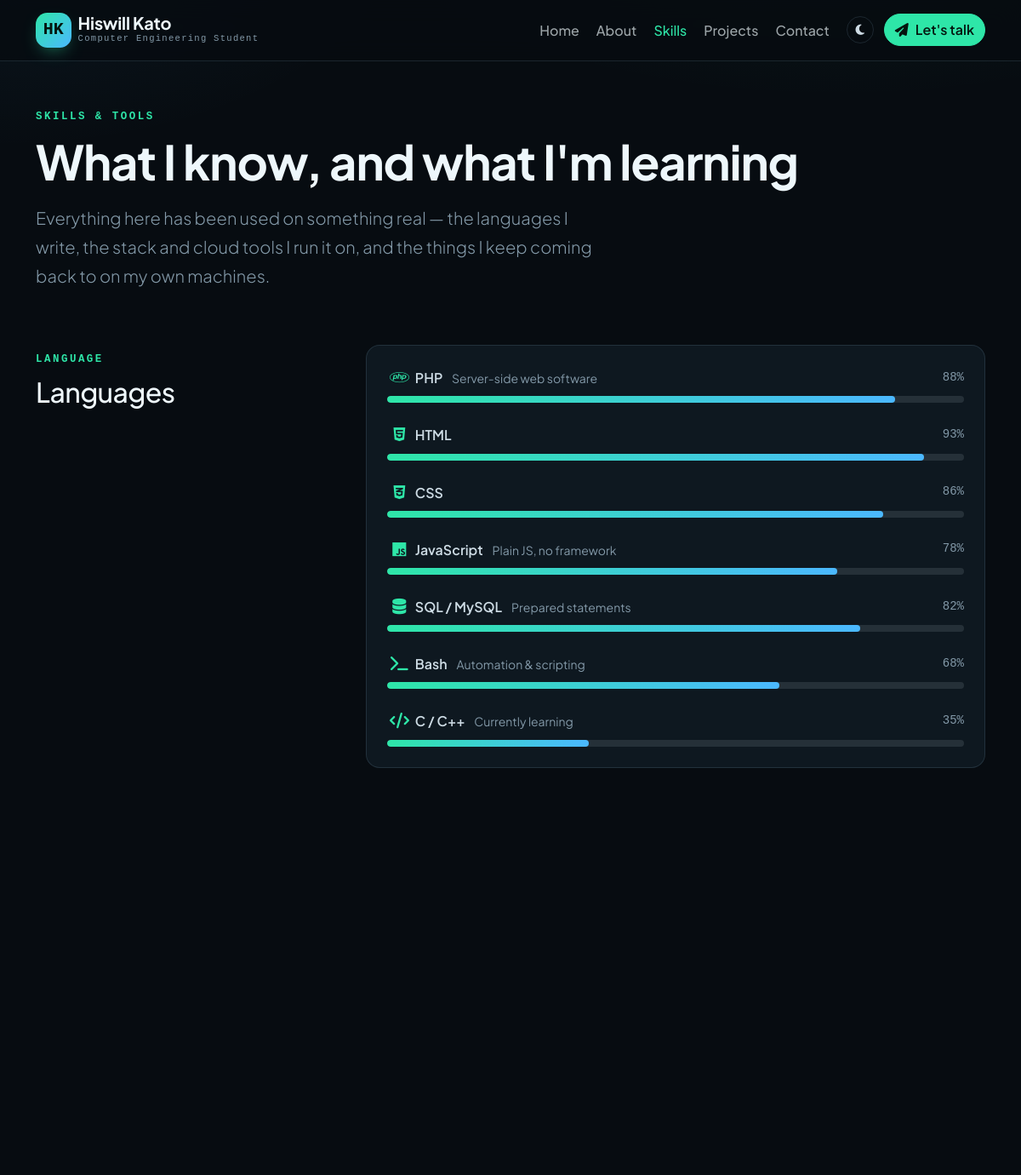
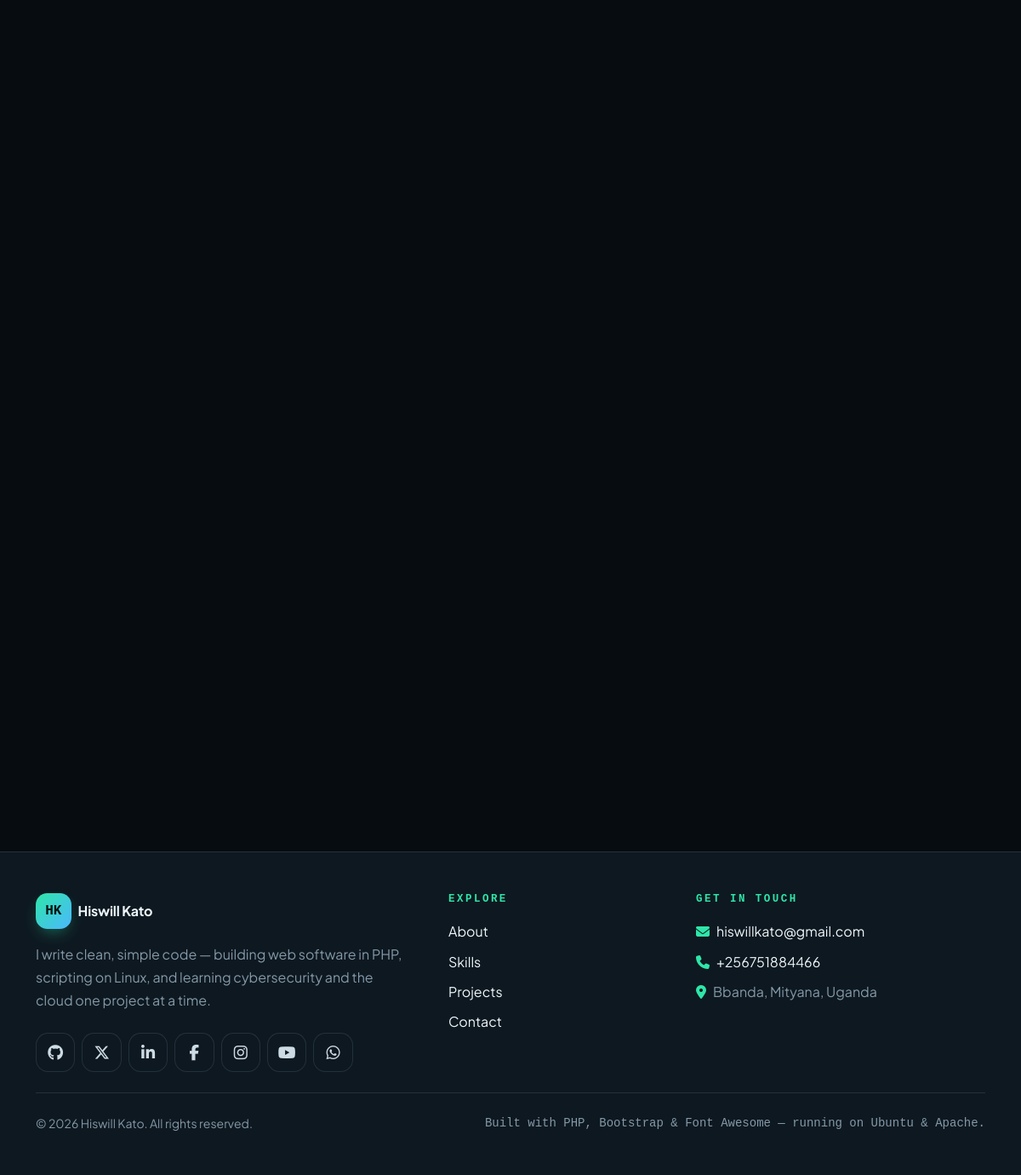
The page /skills.php on the database its author committed (2 pictures, top to bottom).
### tables this page shows
CREATE TABLE profile (
  id        INT UNSIGNED NOT NULL AUTO_INCREMENT,
  name      VARCHAR(80)  NOT NULL,
  alias     VARCHAR(40)  NOT NULL DEFAULT '',
  title     VARCHAR(120) NOT NULL,
  tagline   VARCHAR(200) NOT NULL DEFAULT '',
  bio       TEXT         NOT NULL,
  about     MEDIUMTEXT   NOT NULL,
  location  VARCHAR(120) NOT NULL DEFAULT '',
  campus    VARCHAR(160) NOT NULL DEFAULT '',
  degree    VARCHAR(160) NOT NULL DEFAULT '',
  email     VARCHAR(160) NOT NULL DEFAULT '',
  phone     VARCHAR(40)  NOT NULL DEFAULT '',
  avatar    VARCHAR(200) NOT NULL DEFAULT '',
  resume    VARCHAR(200) NOT NULL DEFAULT '',
  available TINYINT(1)   NOT NULL DEFAULT 1,
  updated   TIMESTAMP    NOT NULL DEFAULT CURRENT_TIMESTAMP ON UPDATE CURRENT_TIMESTAMP,
  PRIMARY KEY (id)
);

CREATE TABLE skills (
  id       INT UNSIGNED NOT NULL AUTO_INCREMENT,
  name     VARCHAR(80)  NOT NULL,
  category ENUM('language','stack','interest','practice') NOT NULL DEFAULT 'language',
  level    TINYINT UNSIGNED NOT NULL DEFAULT 0,
  icon     VARCHAR(60)  NOT NULL DEFAULT '',
  note     VARCHAR(200) NOT NULL DEFAULT '',
  sort     INT UNSIGNED NOT NULL DEFAULT 0,
  shown    TINYINT(1)   NOT NULL DEFAULT 1,
  PRIMARY KEY (id)
);

CREATE TABLE socials (
  id     INT UNSIGNED NOT NULL AUTO_INCREMENT,
  name   VARCHAR(40)  NOT NULL,
  handle VARCHAR(80)  NOT NULL,
  url    VARCHAR(255) NOT NULL DEFAULT '',
  icon   VARCHAR(60)  NOT NULL DEFAULT '',
  color  VARCHAR(20)  NOT NULL DEFAULT '',
  sort   INT UNSIGNED NOT NULL DEFAULT 0,
  shown  TINYINT(1)   NOT NULL DEFAULT 1,
  PRIMARY KEY (id)
);

### app/db.php (called while the page is built, shortened)
<?php
function db(): mysqli
{
    static $conn = null;
    if ($conn === null) {
        try {
            $conn = new mysqli(DB_HOST, DB_USER, DB_PASS, DB_NAME);
            $conn->set_charset('utf8mb4');
        } catch (mysqli_sql_exception $problem) {
            http_response_code(503);
            $detail = SHOW_ERRORS ? '<p><code>' . htmlspecialchars($problem->getMessage()) . '</code></p>' : '';
            exit('<!doctype html><meta charset="utf-8"><title>Database unavailable</title>'
                . '<div style="font:16px/1.6 system-ui;max-width:36rem;margin:14vh auto;padding:0 1.5rem">'
                . '<h1 style="font-size:1.4rem">The database is not reachable.</h1>'
                . $detail
                . '<p>Check the <code>DB_*</code> values in <code>app/config.php</code> and that MariaDB is running.</p>'
                . '</div>');
        }
    }
    return $conn;
}
function query(string $sql, array $args = []): mysqli_stmt
{
    $statement = db()->prepare($sql);
    $statement->execute();
    return $statement;
}
function one(string $sql, array $args = []): ?array
{
    $row = query($sql, $args)->get_result()->fetch_assoc();
    return $row ?: null;
}
function all(string $sql, array $args = []): array
{
    return query($sql, $args)->get_result()->fetch_all(MYSQLI_ASSOC);
}

### app/data.php (called while the page is built, shortened)
<?php
function me(): array
{
    static $me = null;
    if ($me === null) {
        $me = one('SELECT * FROM profile ORDER BY id LIMIT 1') ?? [];
    }
    return $me;
}
function socials(): array
{
    return all('SELECT * FROM socials WHERE shown = 1 ORDER BY sort, id');
}
function skills(): array
{
    return all('SELECT * FROM skills WHERE shown = 1 ORDER BY sort, id');
}
function pick(array $rows, string $category): array
{
    return array_values(array_filter($rows, static fn (array $row): bool => $row['category'] === $category));
}
function categories(): array
{
    return [
        'language' => 'Languages',
        'stack' => 'Tools & Platforms',
        'interest' => 'Interests',
        'practice' => 'Hands-on Skills',
    ];
}
function settings(): array
{
    return [
        'levels'      => ['Skill levels', 'Show the % and progress bars next to every skill.', true],
        'maintenance' => ['Maintenance mode', 'Visitors see a maintenance page; you can still sign in here.', false],
    ];
}
function flag(string $key): bool
{
    static $flags = null;
    if ($flags === null) {
        $flags = [];
    }
    return $flags[$key] ?? (settings()[$key][2] ?? false);
}

### skills.php (the view, shortened to what this page needs)
<?php
require __DIR__ . '/app/init.php';
$section     = 'skills';
$all         = skills();
require __DIR__ . '/app/parts/header.php';
?>
<section class="container py-5">
    <span class="eyebrow">Skills &amp; tools</span>
    <h1 class="display-4 mt-2 mb-3">What I know, and what I'm learning</h1>
    <p class="lead" style="max-width: 42rem">
        Everything here has been used on something real — the languages I write,
        the stack and cloud tools I run it on, and the things I keep coming back
        to on my own machines.
    </p>
</section>
<?php
$barred = flag('levels') ? ['language', 'stack'] : [];
foreach (categories() as $key => $heading):
    $rows = pick($all, $key);
?>
    <section class="container pb-5">
        <div class="row g-4 g-lg-5">
            <div class="col-lg-4 reveal">
                <span class="eyebrow"><?= e($key) ?></span>
                <h2 class="h2 mt-2"><?= e($heading) ?></h2>
            </div>
            <div class="col-lg-8 reveal">
                <?php if (in_array($key, $barred, true)): ?>
                    <div class="tile p-4 d-grid gap-4">
                        <?php foreach ($rows as $skill): ?>
                            <div>
                                <div class="d-flex justify-content-between align-items-center mb-2">
                                    <span class="fw-semibold">
                                        <i class="<?= e($skill['icon']) ?> skill-icon me-1"></i><?= e($skill['name']) ?>
                                        <?php if ($skill['note'] !== ''): ?>
                                            <span class="small text-body-secondary fw-normal ms-2"><?= e($skill['note']) ?></span>
                                        <?php endif; ?>
                                    </span>
                                    <span class="mono small text-body-secondary"><?= (int) $skill['level'] ?>%</span>
                                </div>
                                <div class="meter"><span style="width: <?= (int) $skill['level'] ?>%"></span></div>
                            </div>
                        <?php endforeach; ?>
                    </div>
                <?php endif; ?>
            </div>
        </div>
    </section>
<?php endforeach; ?>
<section class="container pb-5">
</section>
<?php require __DIR__ . '/app/parts/footer.php'; ?>

### app/parts/header.php (shortened to what this page needs)
<?php
$me     = me();
$active = $section ?? '';
$about = $me['tagline'] ?? ('The personal website of ' . OWNER);
$nav = [
    'home'     => ['Home', ''],
    'about'    => ['About', 'about'],
    'skills'   => ['Skills', 'skills'],
    'projects' => ['Projects', 'projects'],
    'contact'  => ['Contact', 'contact'],
];
?>
<!doctype html>
<html lang="en" data-theme="dark" data-bs-theme="dark">
<head>
<link rel="stylesheet" href="<?= asset('css/bootstrap.min.css') ?>">
<link rel="stylesheet" href="<?= asset('css/all.min.css') ?>">
<link rel="stylesheet" href="<?= asset('css/style.css') ?>">
<?php
$place = array_values(array_filter(array_map('trim', explode(',', (string) ($me['location'] ?? '')))));
$card = array_filter([
    '@context'      => 'https://schema.org',
    '@type'         => 'Person',
    'name'          => $me['name'] ?? OWNER,
    'alternateName' => ALIAS,
    'url'           => url(),
    'jobTitle'      => $me['title'] ?? '',
    'description'   => $about,
    'email'         => 'mailto:' . ($me['email'] ?? EMAIL),
    'alumniOf'      => ($me['campus'] ?? '') === '' ? null : ['@type' => 'CollegeOrUniversity', 'name' => $me['campus']],
    'address'       => $place === [] ? null : array_filter([
        '@type'           => 'PostalAddress',
        'addressLocality' => $place[0] ?? null,
        'addressRegion'   => $place[1] ?? null,
        'addressCountry'  => $place[2] ?? 'UG',
    ]),
    'sameAs'        => array_values(array_filter(array_column(socials(), 'url'))),
]);
?>
</head>
<body>
<header class="site-header">
    <nav class="navbar navbar-expand-lg" aria-label="Main">
        <div class="container">
            <a class="navbar-brand d-flex align-items-center gap-2" href="<?= url() ?>">
                <span class="brand-mark"><?= e(initials($me['name'] ?? OWNER)) ?></span>
                <span class="d-flex flex-column">
                    <span class="brand-name"><?= e($me['name'] ?? OWNER) ?></span>
                    <span class="brand-tagline d-none d-sm-block"><?= e($me['title'] ?? '') ?></span>
                </span>
            </a>
            <?= themeToggle('d-lg-none ms-auto') ?>
            <div class="collapse navbar-collapse" id="navmenu">
                <ul class="navbar-nav ms-auto align-items-lg-center gap-lg-1 mt-3 mt-lg-0">
                    <?php foreach ($nav as $key => [$text, $path]): ?>
                        <li class="nav-item">
                            <a class="nav-link<?= $active === $key ? ' active' : '' ?>"
                               <?= $active === $key ? 'aria-current="page"' : '' ?>
                               href="<?= url($path) ?>"><?= e($text) ?></a>
                        </li>
                    <?php endforeach; ?>
                    <li class="nav-item d-none d-lg-block ms-lg-2">
                        <?= themeToggle('btn-sm') ?>
                    </li>
                    <li class="nav-item mt-2 mt-lg-0 ms-lg-2">
                        <a class="btn btn-primary" href="<?= url('contact') ?>">
                            <?= icon('fa-solid fa-paper-plane') ?> Let's talk
                        </a>
                    </li>
                </ul>
            </div>
        </div>
    </nav>
</header>
<main id="main">

### app/functions.php (shortened to what this page needs)
<?php
function e(mixed $value): string
{
    return htmlspecialchars((string) $value, ENT_QUOTES, 'UTF-8');
}
function url(string $path = ''): string
{
    if (BASE_URL !== '') {
        $base = rtrim(BASE_URL, '/');
    } else {
        $scheme = (($_SERVER['HTTPS'] ?? '') === 'on') ? 'https' : 'http';
        $base = $scheme . '://' . ($_SERVER['HTTP_HOST'] ?? 'localhost');
    }
    return $path === '' ? $base : $base . '/' . ltrim($path, '/');
}
function asset(string $path): string
{
    return url('assets/' . ltrim($path, '/'));
}
function initials(string $name): string
{
    $parts = preg_split('/\s+/', trim($name)) ?: [];
    $letters = array_map(static fn (string $word): string => mb_strtoupper(mb_substr($word, 0, 1)), $parts);
    return implode('', array_slice($letters, 0, 2));
}
function icon(string $classes): string
{
    return '<i class="' . e($classes) . '" aria-hidden="true"></i>';
}
function themeToggle(string $extra = ''): string
{
    $extra = $extra === '' ? '' : ' ' . $extra;
    return '<button type="button" class="btn btn-ghost rounded-circle theme-toggle' . $extra
        . '" aria-label="Switch theme">'
        . icon('fa-solid fa-moon') . icon('fa-solid fa-sun') . '</button>';
}

### app/parts/footer.php (shortened to what this page needs)
<?php
$me      = me();
$socials = socials();
?>
</main>
<footer class="site-footer mt-5">
    <div class="container py-5">
        <div class="row g-4 g-lg-5">
            <div class="col-lg-5">
                <a class="navbar-brand d-inline-flex align-items-center gap-2 mb-3" href="<?= url() ?>">
                    <span class="brand-mark"><?= e(initials($me['name'] ?? OWNER)) ?></span>
                    <span class="brand-name"><?= e($me['name'] ?? OWNER) ?></span>
                </a>
                <p class="text-body-secondary mb-4" style="max-width: 30rem">
                    <?= e($me['tagline'] ?? '') ?>
                </p>
                <?php if ($socials !== []): ?>
                    <div class="d-flex flex-wrap gap-2">
                        <?php foreach ($socials as $item): ?>
                            <a class="social" href="<?= e($item['url'] ?: url('contact')) ?>"
                               <?= $item['url'] !== '' ? 'target="_blank" rel="noopener"' : '' ?>
                               style="--brand: <?= e($item['color'] ?: 'var(--bs-primary)') ?>"
                               title="<?= e($item['name']) ?>" aria-label="<?= e($item['name']) ?>">
                                <?= icon($item['icon']) ?>
                            </a>
                        <?php endforeach; ?>
                    </div>
                <?php endif; ?>
            </div>
            <div class="col-6 col-lg-3">
                <h6 class="eyebrow mb-3">Explore</h6>
                <ul class="list-unstyled d-grid gap-2 mb-0">
                    <li><a class="link-body-emphasis text-decoration-none" href="<?= url('about') ?>">About</a></li>
                    <li><a class="link-body-emphasis text-decoration-none" href="<?= url('skills') ?>">Skills</a></li>
                    <li><a class="link-body-emphasis text-decoration-none" href="<?= url('projects') ?>">Projects</a></li>
                    <li><a class="link-body-emphasis text-decoration-none" href="<?= url('contact') ?>">Contact</a></li>
                </ul>
            </div>
            <div class="col-6 col-lg-4">
                <h6 class="eyebrow mb-3">Get in touch</h6>
                <ul class="list-unstyled d-grid gap-2 mb-0">
                    <li>
                        <a class="link-body-emphasis text-decoration-none text-break" href="mailto:<?= e($me['email'] ?? EMAIL) ?>">
                            <?= icon('fa-solid fa-envelope me-2 text-primary') ?><?= e($me['email'] ?? EMAIL) ?>
                        </a>
                    </li>
                    <li>
                        <a class="link-body-emphasis text-decoration-none text-break" href="tel:<?= e(preg_replace('/\s+/', '', $me['phone'] ?? '')) ?>">
                            <?= icon('fa-solid fa-phone me-2 text-primary') ?><?= e($me['phone'] ?? '') ?>
                        </a>
                    </li>
                    <li class="text-body-secondary">
                        <?= icon('fa-solid fa-location-dot me-2 text-primary') ?><?= e($me['location'] ?? '') ?>
                    </li>
                </ul>
            </div>
        </div>
        <hr class="my-4">
        <div class="d-flex flex-column flex-sm-row justify-content-between align-items-center gap-2 small text-body-secondary">
            <span>&copy; <span data-year><?= date('Y') ?></span> <?= e($me['name'] ?? OWNER) ?>. All rights reserved.</span>
            <span class="mono">Built with PHP, Bootstrap &amp; Font Awesome — running on Ubuntu &amp; Apache.</span>
        </div>
    </div>
</footer>
</body>
</html>

### rows shown on the page
profile: name "HK", name "Hiswill Kato", title "Computer Engineering Student", tagline "I write clean, simple code — building web software in PHP, scripting on Linux, and learning cybersecurity and the cloud one project at a time.", email "hiswillkato@gmail.com", phone "+256751884466", location "Bbanda, Mityana, Uganda"
skills: name "PHP", note "Server-side web software", level "88"
skills: name "HTML", level "93"
skills: name "CSS", level "86"
skills: name "JavaScript", note "Plain JS, no framework", level "78"
skills: name "SQL / MySQL", note "Prepared statements", level "82"
skills: name "Bash", note "Automation & scripting", level "68"
skills: name "C / C++", note "Currently learning", level "35"

### other values the page prints
$text "Home"
$text "About"
$text "Skills"
$text "Projects"
$text "Contact"
$key "LANGUAGE"
$heading "Languages"
